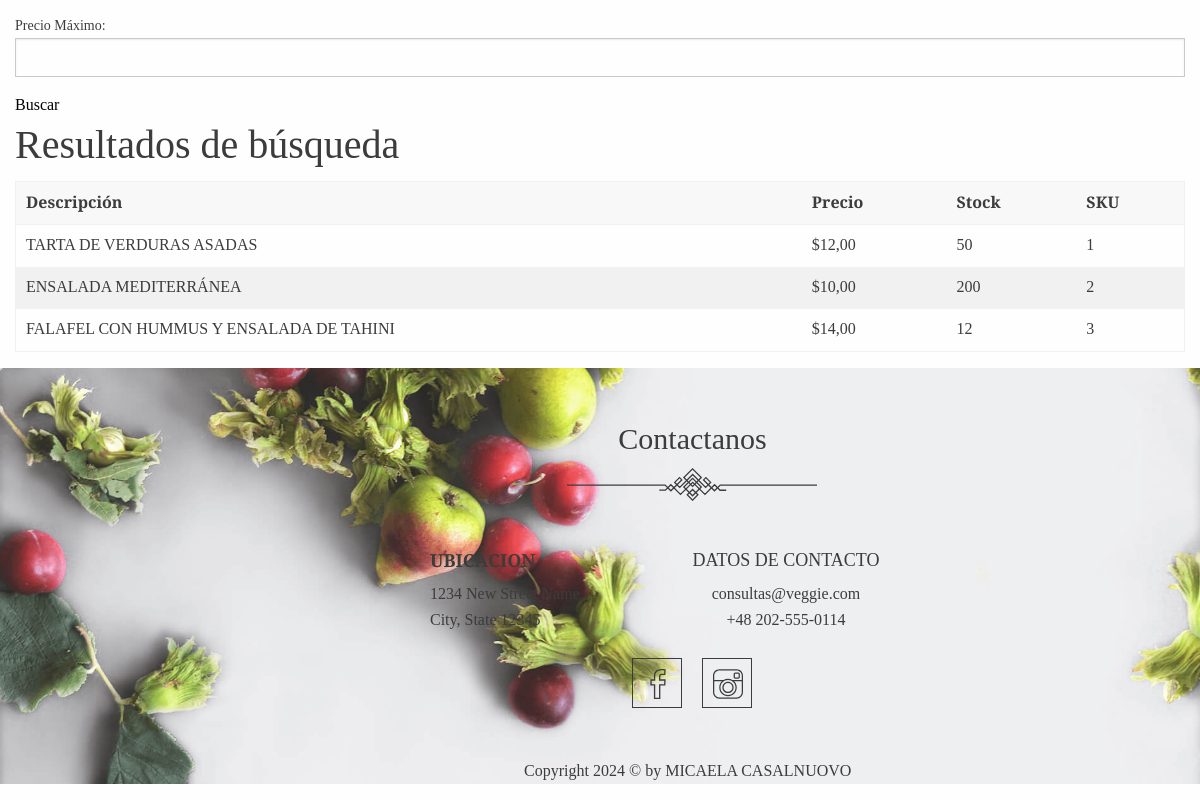
/App/buscar-producto/ (lower part), run on an earlier commit of the app's database.
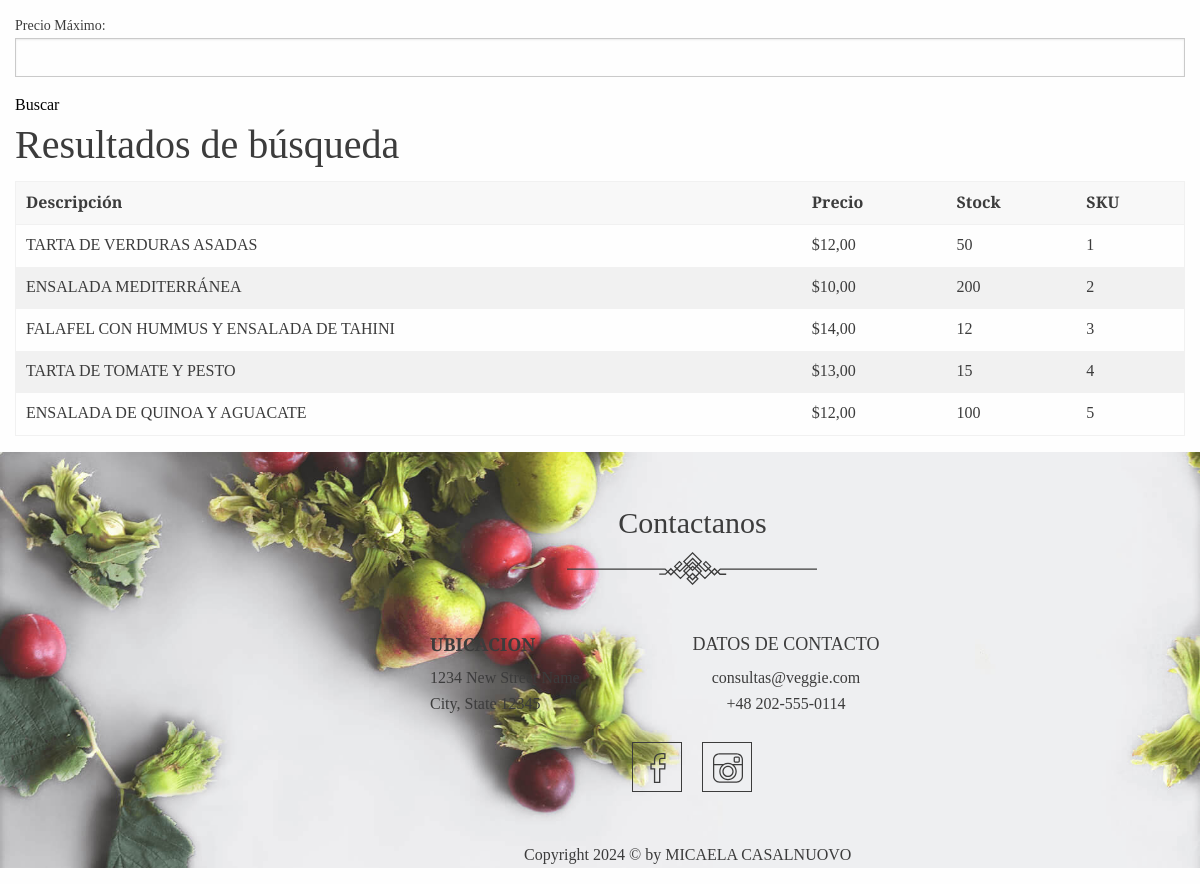
And on a later commit of the database.
### App/models.py (models this page shows, shortened)
class ModeloProducto(models.Model):
    sku = models.CharField(max_length=50, unique=True)
    descripcion = models.TextField()
    stock = models.PositiveIntegerField()
    precio = models.DecimalField(max_digits=10, decimal_places=2)

### App/views.py (the view)
# urls.py: path('buscar-producto/', views.buscar_producto, name='buscar_producto'),
def buscar_producto(request):
    productos = None
    form = BusquedaProductoForm(request.GET)  # Usamos GET para recuperar los filtros de búsqueda
    if request.method == 'GET' and form.is_valid():
        descripcion = form.cleaned_data.get('descripcion')
        sku = form.cleaned_data.get('sku')
        precio_min = form.cleaned_data.get('precio_min')
        precio_max = form.cleaned_data.get('precio_max')
        productos = ModeloProducto.objects.all()
        if descripcion:
            productos = productos.filter(descripcion__icontains=descripcion)  # Filtra por descripción que contenga el texto
        if sku:
            productos = productos.filter(sku__icontains=sku)  # Filtra por SKU que contenga el texto
        if precio_min is not None:
            productos = productos.filter(precio__gte=precio_min)  # Filtra por precio mayor o igual al mínimo
        if precio_max is not None:
            productos = productos.filter(precio__lte=precio_max)  # Filtra por precio menor o igual al máximo
    return render(request, 'App/buscar_producto.html', {'form': form, 'productos': productos})

### App/forms.py
class BusquedaProductoForm(forms.Form):
    descripcion = forms.CharField(max_length=100, required=False, label="Descripción del Producto")
    sku = forms.CharField(max_length=50, required=False, label="SKU del Producto")
    precio_min = forms.DecimalField(max_digits=10, decimal_places=2, required=False, label="Precio Mínimo")
    precio_max = forms.DecimalField(max_digits=10, decimal_places=2, required=False, label="Precio Máximo")

### App/templates/App/buscar_producto.html (shortened to what this page needs)
{% extends "App/base.html" %}
{% load static %}
{% block main %}
<section id="buscar-producto">
    <div class="container">
        <form method="get" action="{% url 'buscar_producto' %}">
            {{ form.as_p }}
            <button type="submit">Buscar</button>
        </form>
        {% if productos %}
        <h2>Resultados de búsqueda</h2>
        <table>
            <thead>
                <tr>
                    <th>Descripción</th>
                    <th>Precio</th>
                    <th>Stock</th>
                    <th>SKU</th>
                </tr>
            </thead>
            <tbody>
                {% for producto in productos %}
                <tr>
                    <td>{{ producto.descripcion }}</td>
                    <td>${{ producto.precio }}</td>
                    <td>{{ producto.stock }}</td>
                    <td>{{ producto.sku }}</td>
                </tr>
                {% endfor %}
            </tbody>
        </table>
        {% else %}
        <p>No se encontraron productos que coincidan con tu búsqueda.</p>
        {% endif %}
    </div>
</section>
{% endblock %}

What changed in the data, as far as the page shows it:
added ModeloProducto: descripcion "TARTA DE TOMATE Y PESTO", precio "13,00", stock "15", sku "4"
added ModeloProducto: descripcion "ENSALADA DE QUINOA Y AGUACATE", precio "12,00", stock "100", sku "5"
